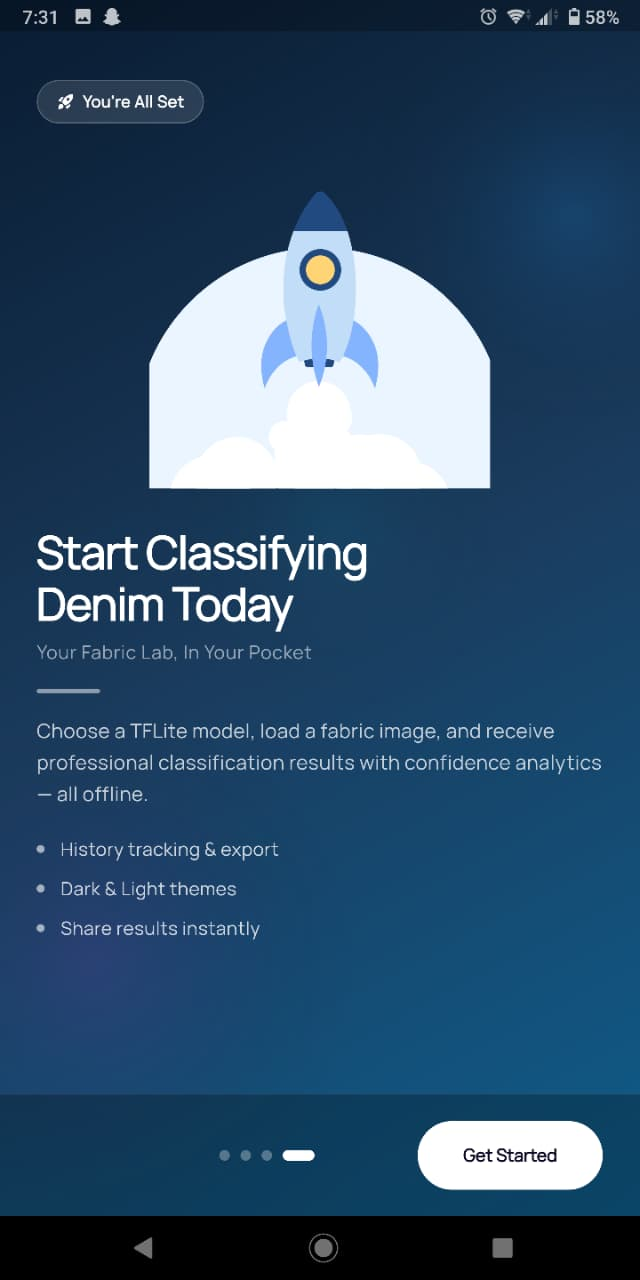
#> input picture denim_web/src/assets/mobile/WhatsApp Image 2026-04-25 at 7.29.34 PM.jpeg, 640 x 1280 px
$ python generate_heatmap.py '../denim_web/src/assets/mobile/WhatsApp Image 2026-04-25 at 7.29.34 PM.jpeg' out.png
#> lines starting #> are read from the running program, lines starting #| are printed output that depends on the picture
import sys
import os

def generate_simulated_heatmap(image_path, output_path):
#> called with output_path = 'out.png'
    try:
        import cv2
        import numpy as np

        # Mode 2: Fallback Simulated Heatmap
        # In Mode 1 (True Grad-CAM), we would load the .h5 model here and calculate gradients.

        # Load original image
        img = cv2.imread(image_path)
#> img is the input picture: shape (1280, 640, 3); mean B, G, R 106.8, 78, 46
        if img is None:
            print("Error: Could not read image.")
            sys.exit(1)

        height, width, _ = img.shape
#> height = 1280; width = 640

        # Create a simulated "attention" map based on center focus and some noise
        heatmap = np.zeros((height, width), dtype=np.float32)

        # Create a 2D Gaussian mask focused near the center but slightly randomized
        center_x = width // 2 + int(np.random.normal(0, width // 10))
#> center_x = 432
        center_y = height // 2 + int(np.random.normal(0, height // 10))
#> center_y = 691

        y, x = np.ogrid[-center_y:height-center_y, -center_x:width-center_x]
#> y = 1280 values from -691 to 588
        sigma = min(width, height) / 3
#> sigma = 213.3
        mask = np.exp(-(x*x + y*y) / (2.*sigma*sigma))

        # Add some high-frequency noise to simulate texture edge attention
        noise = np.random.normal(0, 0.2, (height, width))
        heatmap = np.clip(mask + noise, 0, 1)

        # Convert to 8-bit
        heatmap = np.uint8(255 * heatmap)

        # Apply JET colormap
        heatmap_colored = cv2.applyColorMap(heatmap, cv2.COLORMAP_JET)
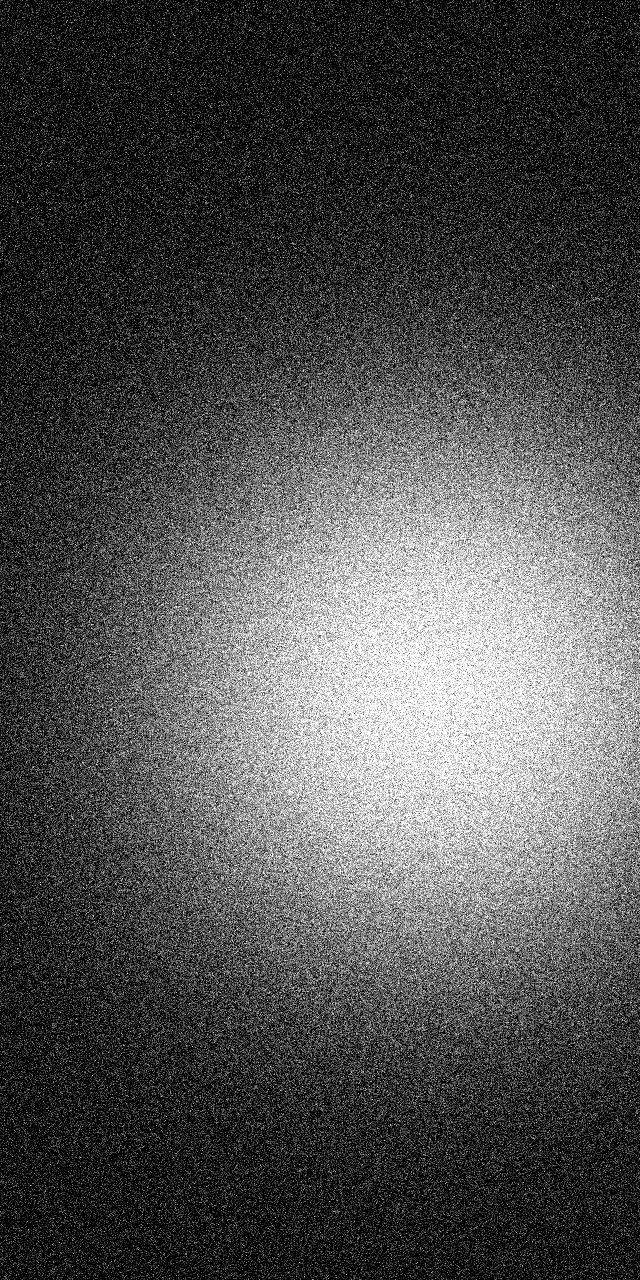
#> heatmap: shape (1280, 640); min 0, max 255, mean 78.4

        # Superimpose the heatmap on original image
        intensity = 0.5
        superimposed_img = heatmap_colored * intensity + img * (1.0 - intensity)
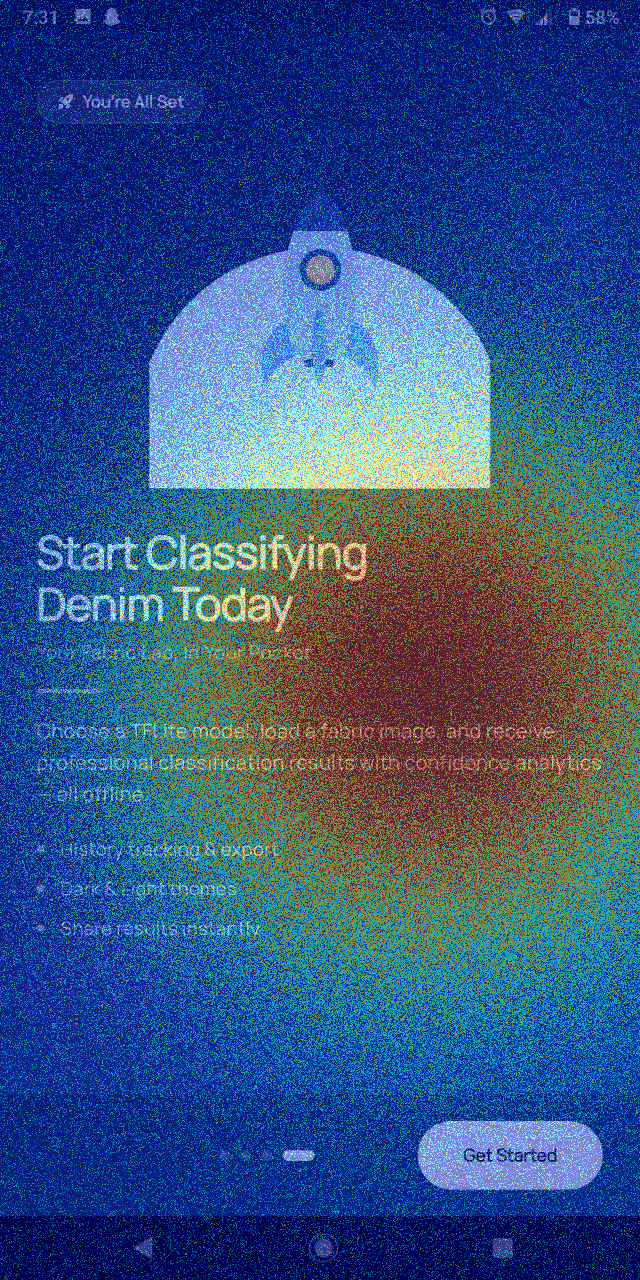
#> superimposed_img: shape (1280, 640, 3) float64; mean B, G, R 130.1, 85.5, 52.5

        # Save
        cv2.imwrite(output_path, superimposed_img)
        print("SUCCESS")

    except ImportError:
        # Fallback if cv2 is not installed: just say missing dependency
        print("ERROR_CV2_MISSING")
        sys.exit(1)
    except Exception as e:
        print(f"Error: {str(e)}")
        sys.exit(1)

if __name__ == "__main__":
    if len(sys.argv) < 3:
        print("Usage: python generate_heatmap.py <input_image_path> <output_image_path>")
        sys.exit(1)

    input_path = sys.argv[1]
    output_path = sys.argv[2]

    generate_simulated_heatmap(input_path, output_path)

$ run again, on denim_web/src/assets/mobile/screen1.jpeg
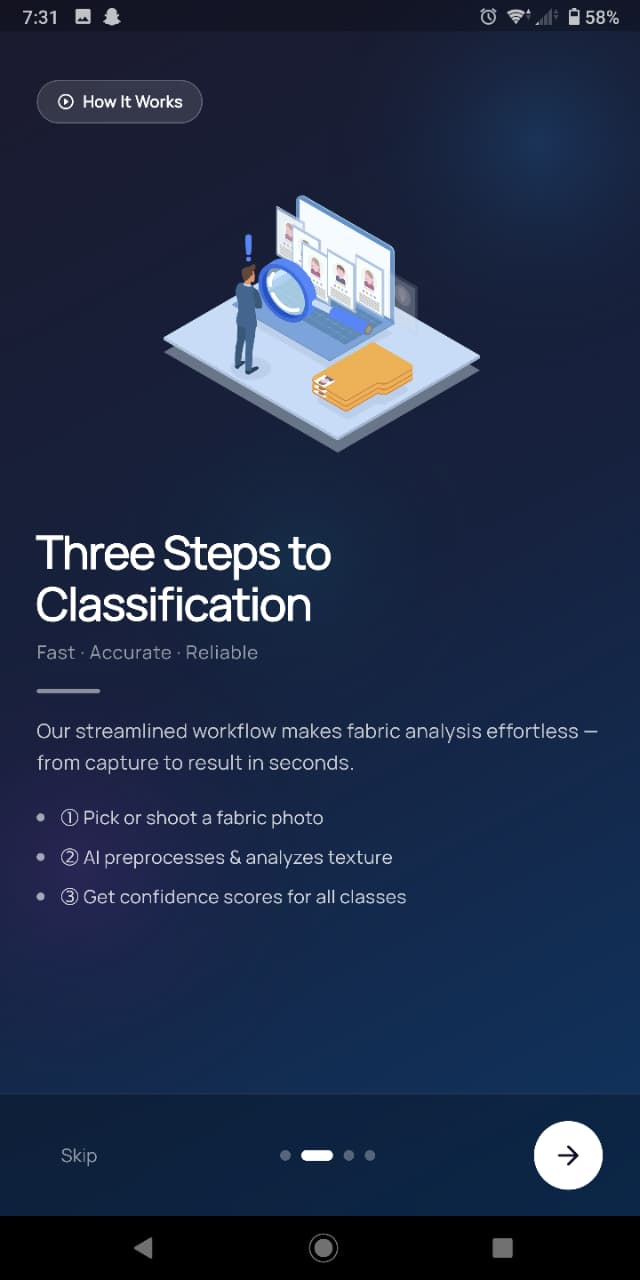
#> input picture denim_web/src/assets/mobile/screen1.jpeg, 640 x 1280 px
#> in generate_simulated_heatmap, img is the input picture: shape (1280, 640, 3); mean B, G, R 73.8, 46.6, 34
#> in generate_simulated_heatmap, `superimposed_img = heatmap_colored * intensity + img * (1.0 - intensity)`:
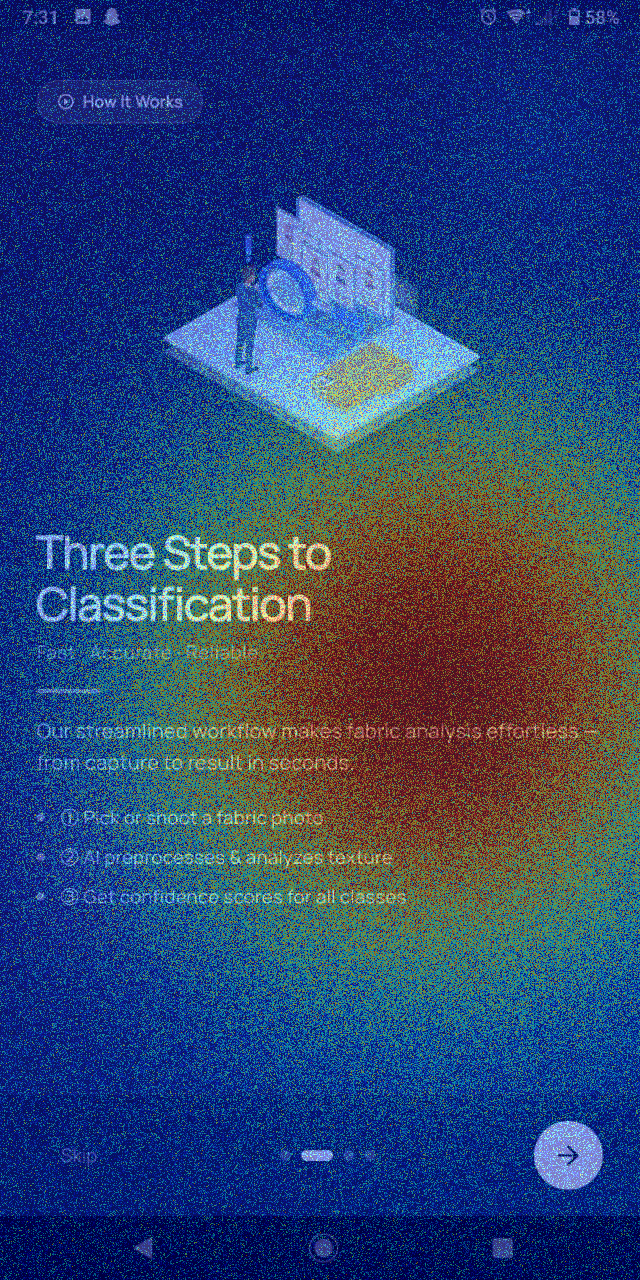
#> superimposed_img: shape (1280, 640, 3) float64; mean B, G, R 113.5, 69.8, 46.5
